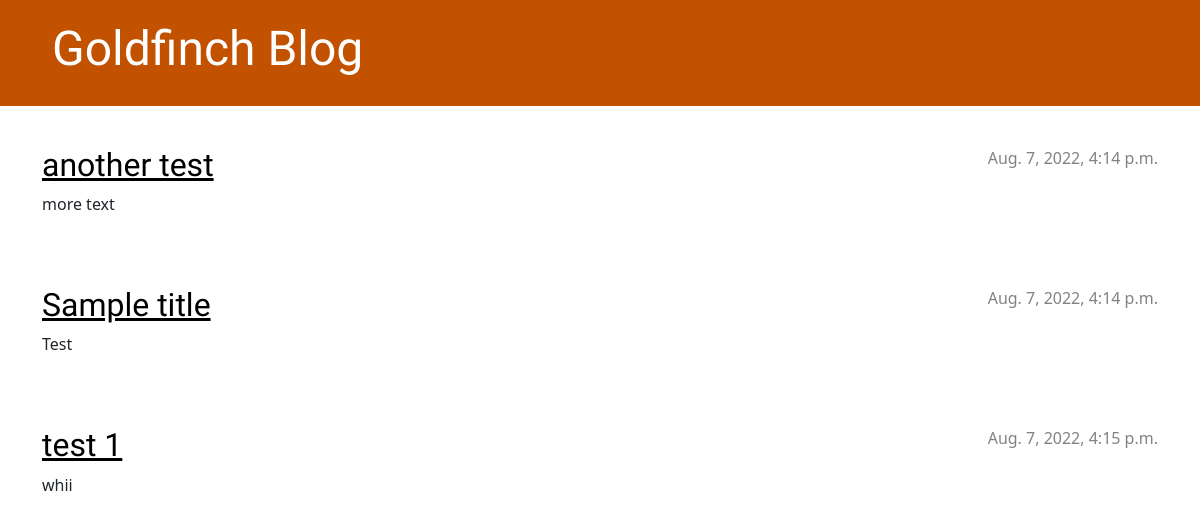
Before: / with the older database file.
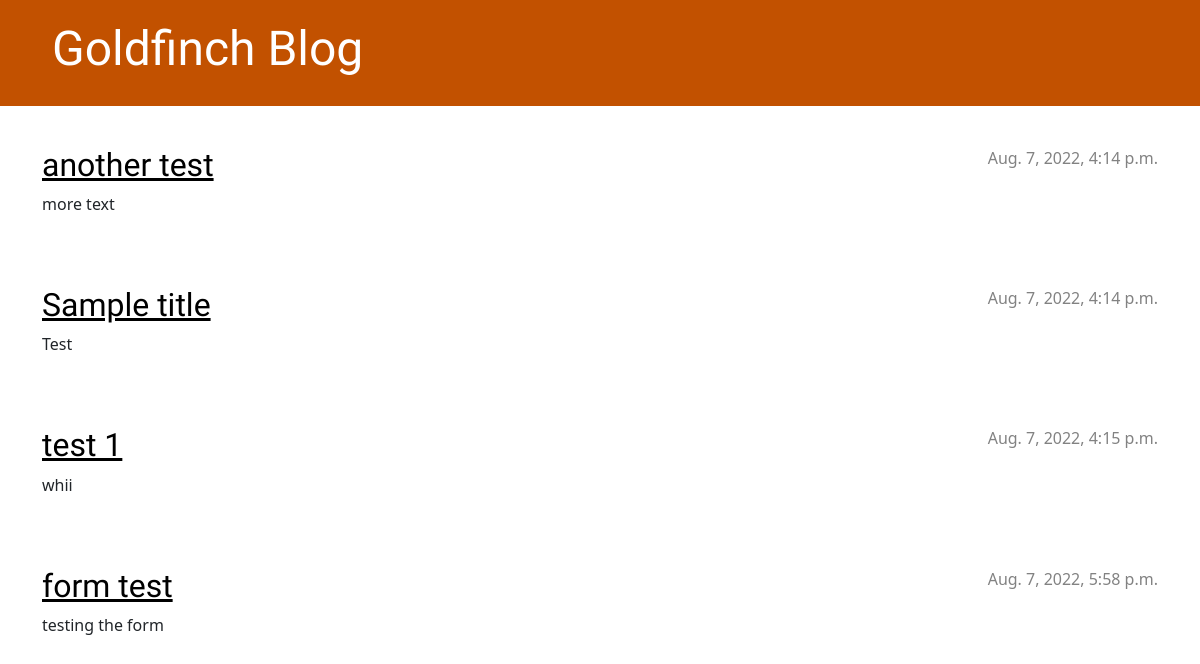
After: the same page with the newer database file.
### blog/models.py (models this page shows, shortened)
class Post(models.Model):
    author = models.ForeignKey(settings.AUTH_USER_MODEL, on_delete=models.CASCADE)
    title = models.CharField(max_length=200)
    text = models.TextField()
    created_date = models.DateTimeField(default=timezone.now)
    published_date = models.DateTimeField(blank=True, null=True)

### blog/views.py (the view)
# urls.py: path('', views.post_list, name='post_list'),
def post_list(request):
    posts = Post.objects.filter(published_date__lte=timezone.now()).order_by('published_date')
    return render(request, 'blog/post_list.html', {'posts': posts})

### blog/templates/blog/post_list.html
{% extends 'blog/base.html' %}
{% block content %}
    {% for post in posts %}
        <article class="post">
            <time class="date">
                {{ post.published_date }}
            </time>
            <h2><a href="{% url 'post_detail' pk=post.pk %}">{{ post.title }}</a></h2>
            <p>{{ post.text|linebreaksbr }}</p>
        </article>
    {% endfor %}
 {% endblock %}

### blog/templates/blog/base.html (shortened to what this page needs)
{% load static %}
<!DOCTYPE html>
<html>
    <head>
        <link rel="stylesheet" href="https://cdn.jsdelivr.net/npm/bootstrap@5.1.3/dist/css/bootstrap.min.css">
        <link rel="stylesheet" href="{% static 'css/blog.css' %}">
    </head>
    <body>
        <header class="page-header">
            <div class="container">
                <h1><a href="/">Goldfinch Blog</a></h1>
            </div>
        </header>
        <main class="container">
            <div class="row">
                <div class="col">
                {% block content %}
                {% endblock %}
                </div>
            </div>
        </main>
    </body>
</html>

### blog/static/css/blog.css (style rules this page uses)
.page-header { background-color: #C25100; margin-top: 0; margin-bottom: 40px; padding: 20px 20px 20px 40px; }
.page-header h1, .page-header h1 a, .page-header h1 a:visited, .page-header h1 a:active { color: #ffffff; font-size: 36pt; text-decoration: none; }
h1, h2, h3, h4 { font-family: 'Lobster', cursive; }
.date { color: #828282; }
.post { margin-bottom: 70px; }
.post h2 a, .post h2 a:visited { color: #000000; }
.post > .date, .post > .actions { float: right; }

Changed rows visible on the page:
added Post: published_date "Aug. 7, 2022, 5:58 p.m.", title "form test", text "testing the form"
